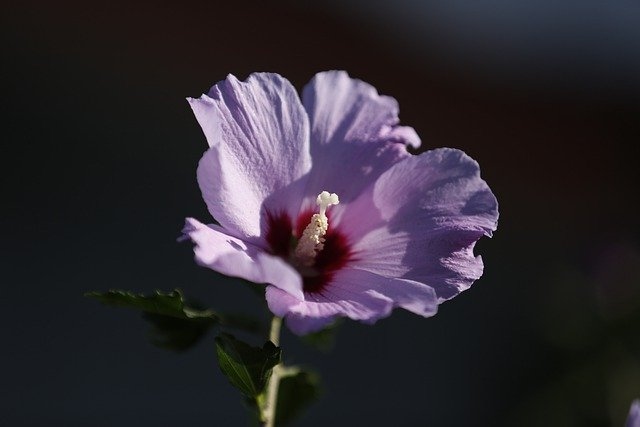
#> input picture data/img.jpg, 640 x 427 px, found by its file name
$ python img2ascii.py
#> lines starting #> are read from the running program, lines starting #| are printed output that depends on the picture
import string
from PIL import Image, ImageOps, ImageFont, ImageDraw
from math import *
import numpy as np

SAMPLER_SIZE = 8
ASCII_SHADERS = "@%#*+=-. "
FONT_PATH = "data/fonts/PIXEARG_.TTF"
IMG_PATH = "data/img.jpg"


def list_to_array(data : list) -> list:
    return [[data[i] for i in range(k*width,(k+1)*width) ] for k in range(0, height)]

class Sub_sampler:
    """The main class that permit to sample a High resolution image into a lower resolution with given size of sub_sampling
    """
    sampled_mat = []

    def __init__(self, size : int):
        self.size = size

    def sample(self, mat : list) -> Image.Image:
        mat = list_to_array(mat)
        for h in range(0,len(mat),self.size):
            moy = 0
            line = []
            for k in range(0,len(mat[0]),self.size):
                for i in range(0,self.size):
                    for j in range(0,self.size):
                        moy += mat[h+i][k+j]
                moy = moy/(self.size*self.size)
                line.append(int(moy))
            self.sampled_mat.append(line)
        return Image.fromarray(np.array(self.sampled_mat))

class Codec:
    """Class that permits to turn greyscales into ascii characters according to their value
    """
    txt = ""
    data = []

    def __init__(self, shader : string):
        self.shader = shader


    def imgtotext(self, data : list) -> string:
        txt = ""
        for i in range(0, len(data)):
            for j in range(0, len(data[0])):
                self.txt += self.shader[len(self.shader)-1-round((data[i][j]/255)*(len(self.shader)-1))]
                self.txt += " "
            self.txt += "\n"
        return self.txt

    def texttoimg(self, data : list) -> Image.Image:
                count = 0
                if self.txt=="":
                    self.imgtotext()
                image_fin = Image.new("L",(width,height))
                fnt = ImageFont.truetype(FONT_PATH, 40)
                d = ImageDraw.Draw(image_fin)

                for i in range(0,len(self.txt)):
                    if (self.txt[i]) == "\n":
                        count += 1
                    d.text((i*SAMPLER_SIZE,count*SAMPLER_SIZE), self.txt[i], fill = 255)

                return image_fin


with Image.open(IMG_PATH) as img:
#> img is the input picture: PIL image 640x427 RGB; mean R, G, B 47.2, 41.6, 49.4
    img_cropped_grey = ImageOps.fit(img.convert("L"),(img.size[0]-img.size[0]%SAMPLER_SIZE,img.size[1]-img.size[1]%SAMPLER_SIZE))
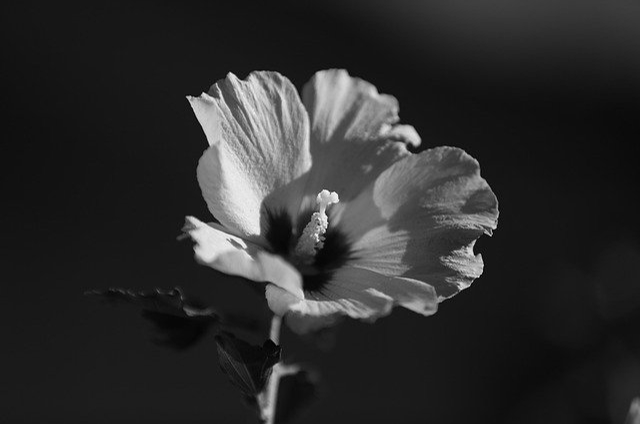
#> img_cropped_grey: PIL image 640x424 L; min 0, max 252, mean 44.3
    width = img_cropped_grey.size[0]
#> width = 640
    height = img_cropped_grey.size[1]
#> height = 424
    data = list(img_cropped_grey.getdata())
#> data = 271360 items


def main():

    #TODO : add function to return sampler size for a given resolution

    sub_sampler = Sub_sampler(SAMPLER_SIZE)
    codec = Codec(ASCII_SHADERS)

    sampled_img = sub_sampler.sample(data)
#> in sample, `mat = list_to_array(mat)`: mat = 424 items
#> the loop in sample, `for h in range(0,len(mat),self.size):` made 53 passes
#> h on passes 2 to 13: 8, 16, 24, 32, 40, 48, 56, 64, 72, 80, 88, 96

    txt = codec.imgtotext(sub_sampler.sampled_mat)
    print(txt)
    #codec.texttoimg(sub_sampler.sampled_mat).show()

#> (the run stopped early here; a loop or call above may not have finished)
